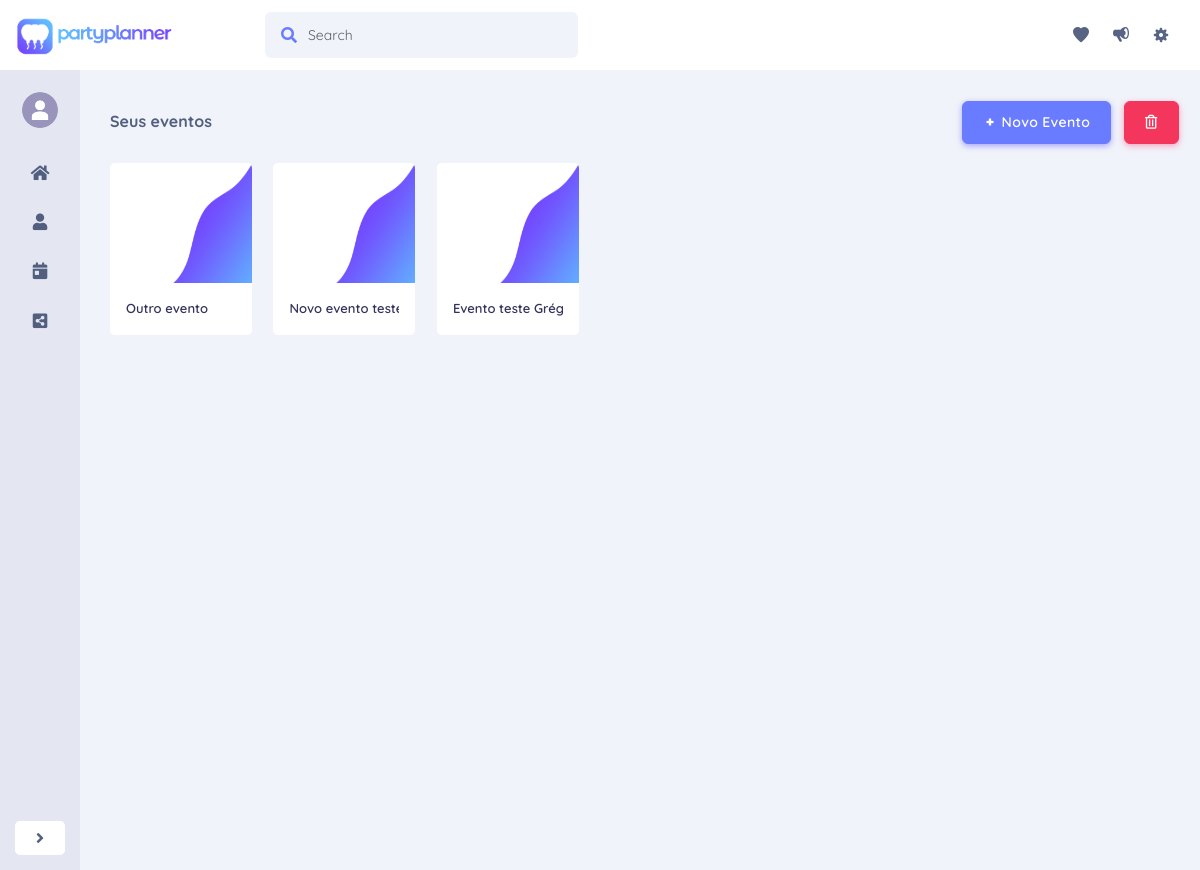
/view/lista_evento.php (signed in), run on the app's committed database.
### tables this page shows
CREATE TABLE `eventos` (
  `id` bigint(20) UNSIGNED NOT NULL,
  `idUsuario` bigint(20) NOT NULL,
  `nome` varchar(191) NOT NULL,
  `descricao` varchar(300) DEFAULT NULL,
  `status` int(11) NOT NULL DEFAULT '0'
);

### autoload.php (called while the page is built, shortened)
<?php
function autoload($classe)
{
    $classe = lcfirst($classe);
    $classe2 = lcfirst(substr($classe, 0,8));
    $classe3 = lcfirst(substr($classe, 8));
    $classe4 = lcfirst(substr($classe, 0,6));
    $classe5 = lcfirst(substr($classe, 6));
    $classe6 = lcfirst(substr($classe, 8,6));
    $classe7 = lcfirst(substr($classe, 14));
}

### modelo/database.class.php (called while the page is built, shortened)
<?php
include_once '../autoload.php';
class Database{
    protected static $conn;
    private function __construct()
    {
        try
        {
            self::$conn = new PDO("mysql:host=". Config::HOST_NAME."; dbname=".Config::DATABASE_NAME, Config::DATABASE_USER_NAME, Config::DATABASE_PASSWORD);
            self::$conn->setAttribute(PDO::ATTR_ERRMODE, PDO::ERRMODE_EXCEPTION);
            self::$conn->exec('SET NAMES utf8');
        }
        catch (PDOException $e)
        {
            $email = new Email();
            die("Connection Error: " . $e->getMessage());
        }
    }
    public static function conectar()
    {
        return self::$conn;
    }
}

### controle/controle.evento.class.php (called while the page is built, shortened)
<?php
class ControleEvento extends ControleBase {
    private $evento;
    public function __construct() {
        $this->evento = new Evento();
    }
    public function controleAcao($acao,$param=null,$param2=null){
        switch ($acao) {
            default:
                return parent::controleAcao($acao,$param,$param2);
                break;
        }
    }
    protected function listarTodos($param=null, $param2){
        return $this->evento->listarTodos($param, $param2);
    }
}

### modelo/evento.class.php (called while the page is built, shortened)
<?php
class Evento implements IBaseModelo{
    private $id;
    private $nome;
    private $conn;
    public function getId() {
        return $this->id;
    }
    public function getNome() {
        return $this->nome;
    }
    public function __construct() {
        $this->conn = Database::conectar();
    }
    public function listarTodos($nome=null, $idUsuario){
        try{
            if(!is_null($nome)){
                $query="SELECT id,nome FROM eventos WHERE idUsuario = :idUsuario AND nome LIKE :nome";
            }else{
                $query="SELECT id,nome FROM eventos WHERE idUsuario = :idUsuario";
            }
            $this->stmt= $this->conn->prepare($query);
            if(!is_null($nome))$this->stmt->bindValue(':nome', '%'.$nome.'%', PDO::PARAM_STR);
            if(!is_null($idUsuario))$this->stmt->bindValue(':idUsuario', $idUsuario, PDO::PARAM_STR);
            if($this->stmt->execute()){
                $eventos = $this->stmt->fetchAll(PDO::FETCH_CLASS,"Evento");
            }
            return $eventos;
        } catch(PDOException $e) {
            echo "<div class='alert alert-danger'>".$e->getMessage()."</div>";
            return null;
        }
    }
}

### controle/controle.base.class.php (called while the page is built, shortened)
<?php
abstract class ControleBase {
    public function controleAcao($acao,$param=null, $param2=null) {
        switch ($acao) {
             case "listarTodos":
                return $this->listarTodos($param, $param2);
                break;
        }
    }
}
?>

### view/lista_evento.php (the view, shortened to what this page needs)
<?php
	include_once '../autoload.php';
	$eventoControle = new ControleEvento();
	$eventos = array();
	if(isset($_GET['procure'])){
		$eventos = $eventoControle->controleAcao("listarTodos", $_GET['procure'], $_SESSION['id']);
	}else{
		$eventos = $eventoControle->controleAcao("listarTodos", '', $_SESSION['id']);
	}
?>
<!DOCTYPE html>
<html>
<?php include_once('include/head.php'); ?>
<body>
    <?php include_once('include/navbar.php'); ?>
    <div class="wrapper">
    	<?php include_once('include/sidebar.php'); ?>
    	<div id="page">
			<div class="filtros float-right simple-margin-right">
				 <button type="button" class="btn btn-primary btn-add" data-toggle="modal" data-target="#modal-form">
					<span class="circle btn-inner--icon"><i class="ni ni-fat-add"></i></span>
					<span class="btn-inner--text">Novo Evento</span>
				</button>
				<button type="button" class="btn btn-danger btn-add no-margin-right" data-toggle="modal" data-target="#modal-notification">
					<i class="far fa-trash-alt"></i>
				</button>
			</div>
			<div class="filtros">Seus eventos</div>
			<div id="eventos">
			<?php
				if(!empty($eventos)){
                    foreach (array_reverse($eventos) as $ev) {
                        echo "<div class='content co-15 photo'>
				<div class='card' data-id=".$ev->getId().">
				  <img class='card-img-top' src='img/brand/background.png' alt='Card image cap'>
				  <div class='card-body'>
				    <h5 class='card-title'>".$ev->getNome()."</h5>
				  </div>
				</div>
			</div>";
                    }
                }
            ?>
	  		</div>
		</div>
    </div>
</body>
</html>

### view/css/main.css (style rules this page uses)
.wrapper { display: flex; align-items: stretch; width: 100%; margin-left: auto; margin-right: auto; display: flex; align-items: stretch; }
html { height: 100%; }
body { font-family: 'Quicksand' !important; background-color: #f1f3fa !important; height: 100%; }
#page { width: 100%; margin: 30px 0px 0px 30px; text-align: left; }
#page .content { display: inline-block; }
.content { background: #fff; border-radius: 0.3rem; margin-right: 2%; margin-bottom: 30px; float: left; box-sizing: border-box; padding: 10px 30px; line-height: 30px; }
.co-15 { width: 13%; }
.photo { padding: 0px !important; }
.btn-add { text-align: left !important; }
.circle { border-radius: 50%; }
.filtros { margin: 0px 0px 20px 0px; font-weight: bold; line-height: 43px; }
.float-right { float: right; }
.simple-margin-right { margin-right: 2%; }
.no-margin-right { margin-right: 0px !important; }
.content .card .card-img-top { height: 15vh; }
.card-title { white-space: nowrap; overflow: hidden; }

### data on the page
eventos: nome "Outro evento"
eventos: nome "Novo evento…"
eventos: nome "Evento teste…"
